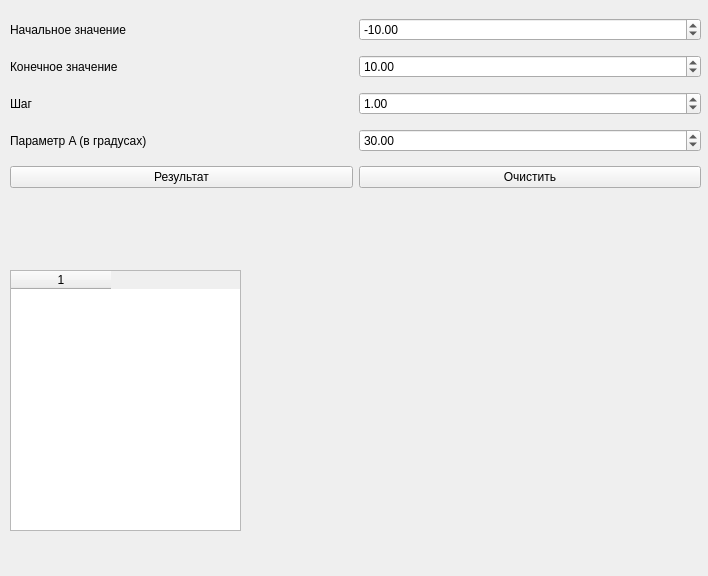
<?xml version="1.0" encoding="UTF-8"?>
<ui version="4.0">
 <class>Form</class>
 <widget class="QWidget" name="Form">
  <property name="geometry">
   <rect>
    <x>0</x>
    <y>0</y>
    <width>708</width>
    <height>576</height>
   </rect>
  </property>
  <property name="minimumSize">
   <size>
    <width>708</width>
    <height>576</height>
   </size>
  </property>
  <property name="maximumSize">
   <size>
    <width>708</width>
    <height>576</height>
   </size>
  </property>
  <property name="windowTitle">
   <string>Вычисление значений функции</string>
  </property>
  <widget class="QWidget" name="gridLayoutWidget">
   <property name="geometry">
    <rect>
     <x>10</x>
     <y>10</y>
     <width>691</width>
     <height>191</height>
    </rect>
   </property>
   <layout class="QGridLayout" name="gridControl">
    <item row="2" column="0">
     <widget class="QLabel" name="labelStep">
      <property name="text">
       <string>Шаг</string>
      </property>
     </widget>
    </item>
    <item row="4" column="0">
     <widget class="QPushButton" name="buttonResult">
      <property name="text">
       <string>Результат</string>
      </property>
     </widget>
    </item>
    <item row="3" column="1">
     <widget class="QDoubleSpinBox" name="boxA">
      <property name="decimals">
       <number>2</number>
      </property>
      <property name="minimum">
       <double>0.000000000000000</double>
      </property>
      <property name="maximum">
       <double>360.000000000000000</double>
      </property>
      <property name="value">
       <double>30.000000000000000</double>
      </property>
     </widget>
    </item>
    <item row="0" column="0">
     <widget class="QLabel" name="labelStartValue">
      <property name="font">
       <font>
        <family>.AppleSystemUIFont</family>
       </font>
      </property>
      <property name="text">
       <string>Начальное значение</string>
      </property>
     </widget>
    </item>
    <item row="0" column="1">
     <widget class="QDoubleSpinBox" name="boxStartValue">
      <property name="decimals">
       <number>2</number>
      </property>
      <property name="minimum">
       <double>-1000.000000000000000</double>
      </property>
      <property name="maximum">
       <double>1000.000000000000000</double>
      </property>
      <property name="value">
       <double>-10.000000000000000</double>
      </property>
     </widget>
    </item>
    <item row="1" column="1">
     <widget class="QDoubleSpinBox" name="boxEndValue">
      <property name="decimals">
       <number>2</number>
      </property>
      <property name="minimum">
       <double>-1000.000000000000000</double>
      </property>
      <property name="maximum">
       <double>1000.000000000000000</double>
      </property>
      <property name="value">
       <double>10.000000000000000</double>
      </property>
     </widget>
    </item>
    <item row="2" column="1">
     <widget class="QDoubleSpinBox" name="boxStep">
      <property name="decimals">
       <number>2</number>
      </property>
      <property name="minimum">
       <double>0.010000000000000</double>
      </property>
      <property name="maximum">
       <double>1000.000000000000000</double>
      </property>
      <property name="value">
       <double>1.000000000000000</double>
      </property>
     </widget>
    </item>
    <item row="3" column="0">
     <widget class="QLabel" name="labelA">
      <property name="text">
       <string>Параметр A (в градусах)</string>
      </property>
     </widget>
    </item>
    <item row="1" column="0">
     <widget class="QLabel" name="labelEndValue">
      <property name="text">
       <string>Конечное значение</string>
      </property>
     </widget>
    </item>
    <item row="4" column="1">
     <widget class="QPushButton" name="buttonClear">
      <property name="text">
       <string>Очистить</string>
      </property>
     </widget>
    </item>
   </layout>
  </widget>
  <widget class="QTableWidget" name="table">
   <property name="geometry">
    <rect>
     <x>10</x>
     <y>270</y>
     <width>231</width>
     <height>261</height>
    </rect>
   </property>
   <property name="autoFillBackground">
    <bool>false</bool>
   </property>
   <property name="verticalScrollBarPolicy">
    <enum>Qt::ScrollBarAsNeeded</enum>
   </property>
   <property name="sizeAdjustPolicy">
    <enum>QAbstractScrollArea::AdjustIgnored</enum>
   </property>
   <property name="sortingEnabled">
    <bool>false</bool>
   </property>
   <property name="rowCount">
    <number>0</number>
   </property>
   <property name="columnCount">
    <number>1</number>
   </property>
   <attribute name="horizontalHeaderVisible">
    <bool>true</bool>
   </attribute>
   <attribute name="horizontalHeaderCascadingSectionResizes">
    <bool>false</bool>
   </attribute>
   <attribute name="horizontalHeaderShowSortIndicator" stdset="0">
    <bool>false</bool>
   </attribute>
   <attribute name="horizontalHeaderStretchLastSection">
    <bool>false</bool>
   </attribute>
   <column/>
  </widget>
  <widget class="QWidget" name="verticalLayoutWidget">
   <property name="geometry">
    <rect>
     <x>250</x>
     <y>270</y>
     <width>451</width>
     <height>261</height>
    </rect>
   </property>
   <layout class="QVBoxLayout" name="layoutPlot"/>
  </widget>
  <widget class="QWidget" name="verticalLayoutWidget_2">
   <property name="geometry">
    <rect>
     <x>10</x>
     <y>540</y>
     <width>691</width>
     <height>31</height>
    </rect>
   </property>
   <layout class="QVBoxLayout" name="layoutToolbar"/>
  </widget>
  <widget class="QLabel" name="labelFormula">
   <property name="geometry">
    <rect>
     <x>10</x>
     <y>210</y>
     <width>691</width>
     <height>51</height>
    </rect>
   </property>
   <property name="text">
    <string/>
   </property>
   <property name="pixmap">
    <pixmap>formula.png</pixmap>
   </property>
   <property name="scaledContents">
    <bool>true</bool>
   </property>
  </widget>
 </widget>
 <resources/>
 <connections/>
</ui>
